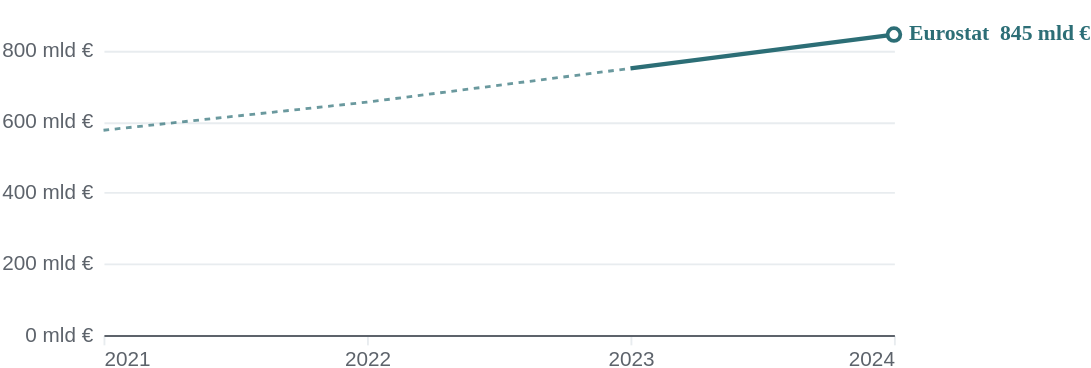

Source (Vega-Lite JSON):
### Vega-Lite specification from a JSON file in a GitHub repository (floating-point values rounded to 4 significant figures)
{"$schema": "https://vega.github.io/schema/vega-lite/v6.json", "width": 420, "height": 170, "padding": {"left": 0, "right": 0, "top": 8, "bottom": 0}, "data": {"values": [{"s": "Eurostat", "role": "accent", "si": 0, "t": "2021", "v": 576, "ill": true, "joint": false, "prelim": false, "last": false}, {"s": "Eurostat", "role": "accent", "si": 0, "t": "2022", "v": 655, "ill": true, "joint": false, "prelim": false, "last": false}, {"s": "Eurostat", "role": "accent", "si": 0, "t": "2023", "v": 750, "ill": false, "joint": true, "prelim": false, "last": false}, {"s": "Eurostat", "role": "accent", "si": 0, "t": "2024", "v": 845, "ill": false, "joint": false, "prelim": true, "last": true}]}, "config": {"font": "Plus Jakarta Sans", "view": {"stroke": null}, "axis": {"labelFont": "Inter Variable, Plus Jakarta Sans, sans-serif"}}, "encoding": {"x": {"field": "t", "type": "temporal", "title": null, "axis": {"format": "%Y", "labelColor": "#5D636B", "tickColor": "#E8ECEF", "domainColor": "#5D636B", "tickCount": {"interval": "year", "step": 1}, "labelFlush": true, "grid": false, "labelFontSize": 11}}, "y": {"field": "v", "type": "quantitative", "title": null, "scale": {"zero": true, "nice": true}, "axis": {"format": ",.0f", "labelColor": "#5D636B", "gridColor": "#E8ECEF", "domain": false, "ticks": false, "tickCount": 3, "labelPadding": 6, "labelFontSize": 11, "labelExpr": "datum.label + ' mld €'"}}, "color": {"field": "role", "type": "nominal", "scale": {"domain": ["accent", "context"], "range": ["#2C6E76", "#868D95"]}, "legend": null}}, "layer": [{"transform": [{"filter": "datum.ill || datum.joint"}], "mark": {"type": "line", "strokeWidth": 1.5, "strokeDash": [3, 3], "opacity": 0.7}, "encoding": {"detail": {"field": "s"}}}, {"transform": [{"filter": "!datum.ill"}], "mark": {"type": "line", "strokeWidth": 2.25, "interpolate": "linear"}, "encoding": {"detail": {"field": "s"}, "strokeWidth": {"condition": {"test": "datum.role === 'context'", "value": 1.75}, "value": 2.5}}}, {"transform": [{"filter": "datum.last"}], "mark": {"type": "point", "filled": false, "size": 46, "opacity": 1, "strokeWidth": 2}, "encoding": {"fill": {"condition": [{"test": "datum.prelim", "value": "white"}, {"test": "datum.role === 'accent'", "value": "#2C6E76"}], "value": "#868D95"}}}, {"transform": [{"filter": "datum.last"}, {"calculate": "datum.s + '  ' + format(datum.v, ',.0f') + ' mld €'", "as": "lab"}], "mark": {"type": "text", "align": "left", "dx": 8, "fontSize": 11.5, "fontWeight": 600, "font": "Plus Jakarta Sans"}, "encoding": {"text": {"field": "lab"}, "color": {"condition": {"test": "datum.role === 'accent'", "value": "#2C6E76"}, "value": "#5D636B"}}}]}
